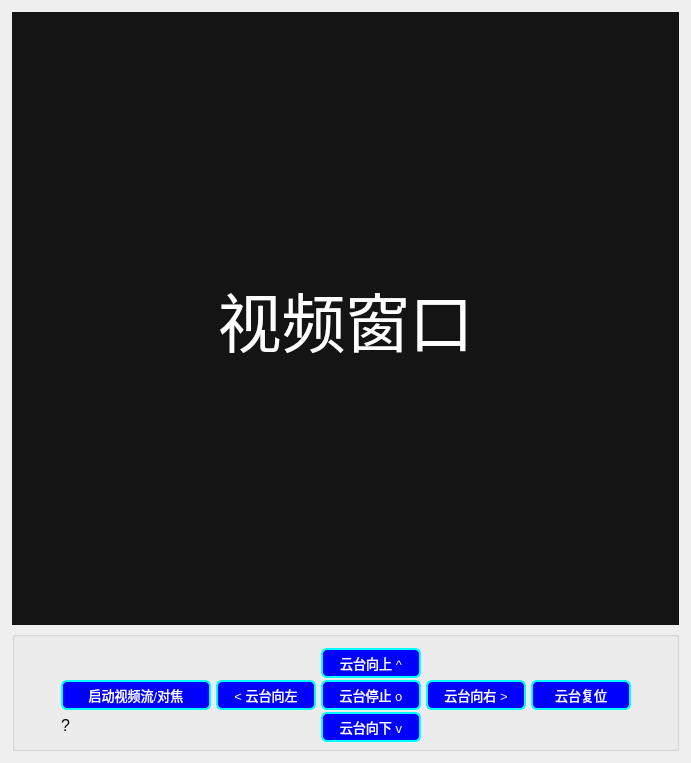
<?xml version="1.0" encoding="UTF-8"?>
<ui version="4.0">
 <class>VideoAndPtzWidget</class>
 <widget class="QWidget" name="VideoAndPtzWidget">
  <property name="geometry">
   <rect>
    <x>0</x>
    <y>0</y>
    <width>691</width>
    <height>763</height>
   </rect>
  </property>
  <property name="windowTitle">
   <string notr="true">Form</string>
  </property>
  <property name="styleSheet">
   <string notr="true">QPushButton{
border:2px solid rgb(0, 253, 255);
border-radius:6px;
background-color:blue;
color:white;
}</string>
  </property>
  <layout class="QVBoxLayout" name="verticalLayout_2">
   <property name="spacing">
    <number>3</number>
   </property>
   <property name="leftMargin">
    <number>3</number>
   </property>
   <property name="topMargin">
    <number>3</number>
   </property>
   <property name="rightMargin">
    <number>3</number>
   </property>
   <property name="bottomMargin">
    <number>3</number>
   </property>
   <item>
    <widget class="QWidget" name="widget_video" native="true">
     <layout class="QVBoxLayout" name="verticalLayout">
      <item>
       <widget class="QLabel" name="label_video">
        <property name="sizePolicy">
         <sizepolicy hsizetype="Expanding" vsizetype="Expanding">
          <horstretch>0</horstretch>
          <verstretch>0</verstretch>
         </sizepolicy>
        </property>
        <property name="font">
         <font>
          <pointsize>48</pointsize>
         </font>
        </property>
        <property name="styleSheet">
         <string notr="true">background-color: rgb(20, 20, 20);
color: rgb(255, 255, 255);</string>
        </property>
        <property name="text">
         <string>视频窗口</string>
        </property>
        <property name="alignment">
         <set>Qt::AlignmentFlag::AlignCenter</set>
        </property>
        <property name="margin">
         <number>5</number>
        </property>
       </widget>
      </item>
      <item>
       <widget class="QGroupBox" name="groupBox">
        <property name="minimumSize">
         <size>
          <width>0</width>
          <height>120</height>
         </size>
        </property>
        <property name="maximumSize">
         <size>
          <width>16777215</width>
          <height>120</height>
         </size>
        </property>
        <property name="styleSheet">
         <string notr="true">QPushButton{
border:2px solid rgb(0, 253, 255);
border-radius:6px;
background-color:blue;
color:white;
}

QPushButton::pressed
{
	background-color:green;
}</string>
        </property>
        <property name="title">
         <string/>
        </property>
        <layout class="QGridLayout" name="gridLayout">
         <item row="0" column="0">
          <layout class="QHBoxLayout" name="horizontalLayout">
           <property name="spacing">
            <number>0</number>
           </property>
           <item>
            <spacer name="horizontalSpacer_2">
             <property name="orientation">
              <enum>Qt::Orientation::Horizontal</enum>
             </property>
             <property name="sizeHint" stdset="0">
              <size>
               <width>40</width>
               <height>20</height>
              </size>
             </property>
            </spacer>
           </item>
           <item>
            <layout class="QGridLayout" name="gridLayout_2">
             <property name="leftMargin">
              <number>2</number>
             </property>
             <property name="topMargin">
              <number>2</number>
             </property>
             <property name="spacing">
              <number>5</number>
             </property>
             <item row="0" column="2">
              <widget class="QPushButton" name="pbtn_ptz_up">
               <property name="minimumSize">
                <size>
                 <width>100</width>
                 <height>30</height>
                </size>
               </property>
               <property name="maximumSize">
                <size>
                 <width>70</width>
                 <height>26</height>
                </size>
               </property>
               <property name="font">
                <font>
                 <pointsize>10</pointsize>
                </font>
               </property>
               <property name="cursor">
                <cursorShape>PointingHandCursor</cursorShape>
               </property>
               <property name="styleSheet">
                <string notr="true"/>
               </property>
               <property name="text">
                <string>云台向上 ^</string>
               </property>
               <property name="flat">
                <bool>true</bool>
               </property>
              </widget>
             </item>
             <item row="1" column="0">
              <widget class="QPushButton" name="pbtn_start_stop_video">
               <property name="minimumSize">
                <size>
                 <width>150</width>
                 <height>30</height>
                </size>
               </property>
               <property name="font">
                <font>
                 <pointsize>10</pointsize>
                </font>
               </property>
               <property name="cursor">
                <cursorShape>PointingHandCursor</cursorShape>
               </property>
               <property name="text">
                <string>启动视频流/对焦</string>
               </property>
               <property name="flat">
                <bool>true</bool>
               </property>
              </widget>
             </item>
             <item row="1" column="2">
              <widget class="QPushButton" name="pbtn_ptz_stop">
               <property name="minimumSize">
                <size>
                 <width>100</width>
                 <height>30</height>
                </size>
               </property>
               <property name="maximumSize">
                <size>
                 <width>70</width>
                 <height>26</height>
                </size>
               </property>
               <property name="font">
                <font>
                 <pointsize>10</pointsize>
                </font>
               </property>
               <property name="cursor">
                <cursorShape>PointingHandCursor</cursorShape>
               </property>
               <property name="text">
                <string>云台停止 o</string>
               </property>
               <property name="flat">
                <bool>true</bool>
               </property>
              </widget>
             </item>
             <item row="2" column="0">
              <widget class="QLabel" name="label_status">
               <property name="sizePolicy">
                <sizepolicy hsizetype="Preferred" vsizetype="Fixed">
                 <horstretch>0</horstretch>
                 <verstretch>0</verstretch>
                </sizepolicy>
               </property>
               <property name="minimumSize">
                <size>
                 <width>100</width>
                 <height>0</height>
                </size>
               </property>
               <property name="font">
                <font>
                 <pointsize>12</pointsize>
                </font>
               </property>
               <property name="text">
                <string>?</string>
               </property>
              </widget>
             </item>
             <item row="1" column="1">
              <widget class="QPushButton" name="pbtn_ptz_left">
               <property name="minimumSize">
                <size>
                 <width>100</width>
                 <height>30</height>
                </size>
               </property>
               <property name="maximumSize">
                <size>
                 <width>70</width>
                 <height>26</height>
                </size>
               </property>
               <property name="font">
                <font>
                 <pointsize>10</pointsize>
                </font>
               </property>
               <property name="cursor">
                <cursorShape>PointingHandCursor</cursorShape>
               </property>
               <property name="text">
                <string>&lt; 云台向左</string>
               </property>
               <property name="flat">
                <bool>true</bool>
               </property>
              </widget>
             </item>
             <item row="1" column="3">
              <widget class="QPushButton" name="pbtn_ptz_right">
               <property name="minimumSize">
                <size>
                 <width>100</width>
                 <height>30</height>
                </size>
               </property>
               <property name="maximumSize">
                <size>
                 <width>70</width>
                 <height>26</height>
                </size>
               </property>
               <property name="font">
                <font>
                 <pointsize>10</pointsize>
                </font>
               </property>
               <property name="cursor">
                <cursorShape>PointingHandCursor</cursorShape>
               </property>
               <property name="text">
                <string>云台向右 &gt;</string>
               </property>
               <property name="flat">
                <bool>true</bool>
               </property>
              </widget>
             </item>
             <item row="2" column="2">
              <widget class="QPushButton" name="pbtn_ptz_down">
               <property name="minimumSize">
                <size>
                 <width>100</width>
                 <height>30</height>
                </size>
               </property>
               <property name="maximumSize">
                <size>
                 <width>70</width>
                 <height>26</height>
                </size>
               </property>
               <property name="font">
                <font>
                 <pointsize>10</pointsize>
                </font>
               </property>
               <property name="cursor">
                <cursorShape>PointingHandCursor</cursorShape>
               </property>
               <property name="text">
                <string>云台向下 v</string>
               </property>
               <property name="flat">
                <bool>true</bool>
               </property>
              </widget>
             </item>
             <item row="1" column="4">
              <widget class="QPushButton" name="pbtn_ptz_reset">
               <property name="minimumSize">
                <size>
                 <width>100</width>
                 <height>30</height>
                </size>
               </property>
               <property name="maximumSize">
                <size>
                 <width>70</width>
                 <height>26</height>
                </size>
               </property>
               <property name="font">
                <font>
                 <pointsize>10</pointsize>
                </font>
               </property>
               <property name="cursor">
                <cursorShape>PointingHandCursor</cursorShape>
               </property>
               <property name="text">
                <string>云台复位</string>
               </property>
               <property name="flat">
                <bool>true</bool>
               </property>
              </widget>
             </item>
            </layout>
           </item>
           <item>
            <spacer name="horizontalSpacer_3">
             <property name="orientation">
              <enum>Qt::Orientation::Horizontal</enum>
             </property>
             <property name="sizeHint" stdset="0">
              <size>
               <width>40</width>
               <height>20</height>
              </size>
             </property>
            </spacer>
           </item>
          </layout>
         </item>
        </layout>
       </widget>
      </item>
     </layout>
    </widget>
   </item>
  </layout>
 </widget>
 <resources/>
 <connections/>
</ui>
